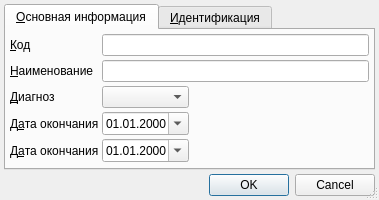
<?xml version="1.0" encoding="UTF-8"?>
<ui version="4.0">
 <class>RBNodusEditor</class>
 <widget class="QDialog" name="RBNodusEditor">
  <property name="geometry">
   <rect>
    <x>0</x>
    <y>0</y>
    <width>379</width>
    <height>190</height>
   </rect>
  </property>
  <property name="windowTitle">
   <string>Dialog</string>
  </property>
  <property name="sizeGripEnabled">
   <bool>true</bool>
  </property>
  <layout class="QGridLayout" name="gridLayout">
   <property name="margin">
    <number>4</number>
   </property>
   <property name="spacing">
    <number>4</number>
   </property>
   <item row="4" column="1">
    <widget class="QTabWidget" name="tabWidget">
     <property name="currentIndex">
      <number>0</number>
     </property>
     <widget class="QWidget" name="tabMainInfo">
      <attribute name="title">
       <string>&amp;Основная информация</string>
      </attribute>
      <layout class="QGridLayout" name="gridLayout_4">
       <property name="margin">
        <number>4</number>
       </property>
       <property name="spacing">
        <number>4</number>
       </property>
       <item row="2" column="2">
        <spacer name="horizontalSpacer">
         <property name="orientation">
          <enum>Qt::Horizontal</enum>
         </property>
         <property name="sizeHint" stdset="0">
          <size>
           <width>318</width>
           <height>17</height>
          </size>
         </property>
        </spacer>
       </item>
       <item row="1" column="1" colspan="2">
        <widget class="QLineEdit" name="edtName"/>
       </item>
       <item row="0" column="0">
        <widget class="QLabel" name="lblCode">
         <property name="sizePolicy">
          <sizepolicy hsizetype="Maximum" vsizetype="Preferred">
           <horstretch>0</horstretch>
           <verstretch>0</verstretch>
          </sizepolicy>
         </property>
         <property name="text">
          <string>&amp;Код</string>
         </property>
         <property name="buddy">
          <cstring>edtCode</cstring>
         </property>
        </widget>
       </item>
       <item row="1" column="0">
        <widget class="QLabel" name="lblName">
         <property name="sizePolicy">
          <sizepolicy hsizetype="Maximum" vsizetype="Preferred">
           <horstretch>0</horstretch>
           <verstretch>0</verstretch>
          </sizepolicy>
         </property>
         <property name="text">
          <string>&amp;Наименование</string>
         </property>
         <property name="buddy">
          <cstring>edtName</cstring>
         </property>
        </widget>
       </item>
       <item row="0" column="1" colspan="2">
        <widget class="QLineEdit" name="edtCode"/>
       </item>
       <item row="2" column="0">
        <widget class="QLabel" name="lblMKB">
         <property name="sizePolicy">
          <sizepolicy hsizetype="Maximum" vsizetype="Preferred">
           <horstretch>0</horstretch>
           <verstretch>0</verstretch>
          </sizepolicy>
         </property>
         <property name="text">
          <string>&amp;Диагноз</string>
         </property>
         <property name="buddy">
          <cstring>cmbMKB</cstring>
         </property>
        </widget>
       </item>
       <item row="2" column="1">
        <widget class="CICDCodeEditEx" name="cmbMKB"/>
       </item>
       <item row="4" column="2">
        <spacer name="horizontalSpacer_3">
         <property name="orientation">
          <enum>Qt::Horizontal</enum>
         </property>
         <property name="sizeHint" stdset="0">
          <size>
           <width>40</width>
           <height>20</height>
          </size>
         </property>
        </spacer>
       </item>
       <item row="4" column="0">
        <widget class="QLabel" name="lblEndDate">
         <property name="text">
          <string>Д&amp;ата окончания</string>
         </property>
         <property name="buddy">
          <cstring>edtEndDate</cstring>
         </property>
        </widget>
       </item>
       <item row="4" column="1">
        <widget class="CDateEdit" name="edtEndDate">
         <property name="displayFormat">
          <string>dd.MM.yyyy</string>
         </property>
         <property name="calendarPopup">
          <bool>true</bool>
         </property>
        </widget>
       </item>
       <item row="5" column="0">
        <spacer name="verticalSpacer">
         <property name="orientation">
          <enum>Qt::Vertical</enum>
         </property>
         <property name="sizeHint" stdset="0">
          <size>
           <width>17</width>
           <height>6</height>
          </size>
         </property>
        </spacer>
       </item>
       <item row="3" column="0">
        <widget class="QLabel" name="lblBegDate">
         <property name="text">
          <string>Д&amp;ата окончания</string>
         </property>
         <property name="buddy">
          <cstring>edtBegDate</cstring>
         </property>
        </widget>
       </item>
       <item row="3" column="1">
        <widget class="CDateEdit" name="edtBegDate">
         <property name="displayFormat">
          <string>dd.MM.yyyy</string>
         </property>
         <property name="calendarPopup">
          <bool>true</bool>
         </property>
        </widget>
       </item>
       <item row="3" column="2">
        <spacer name="horizontalSpacer_2">
         <property name="orientation">
          <enum>Qt::Horizontal</enum>
         </property>
         <property name="sizeHint" stdset="0">
          <size>
           <width>40</width>
           <height>20</height>
          </size>
         </property>
        </spacer>
       </item>
      </layout>
     </widget>
     <widget class="QWidget" name="tabIdentification">
      <attribute name="title">
       <string>&amp;Идентификация</string>
      </attribute>
      <layout class="QGridLayout" name="gridLayout_5">
       <property name="margin">
        <number>4</number>
       </property>
       <property name="spacing">
        <number>4</number>
       </property>
       <item row="0" column="0">
        <widget class="CInDocTableView" name="tblIdentification"/>
       </item>
      </layout>
     </widget>
    </widget>
   </item>
   <item row="5" column="1">
    <widget class="QDialogButtonBox" name="buttonBox">
     <property name="standardButtons">
      <set>QDialogButtonBox::Cancel|QDialogButtonBox::Ok</set>
     </property>
    </widget>
   </item>
  </layout>
 </widget>
 <customwidgets>
  <customwidget>
   <class>CICDCodeEditEx</class>
   <extends>QComboBox</extends>
   <header>library/ICDCodeEdit.h</header>
  </customwidget>
  <customwidget>
   <class>CInDocTableView</class>
   <extends>QTableView</extends>
   <header>library/InDocTable.h</header>
  </customwidget>
  <customwidget>
   <class>CDateEdit</class>
   <extends>QDateEdit</extends>
   <header>library/DateEdit.h</header>
  </customwidget>
 </customwidgets>
 <tabstops>
  <tabstop>tabWidget</tabstop>
  <tabstop>buttonBox</tabstop>
  <tabstop>edtCode</tabstop>
  <tabstop>edtName</tabstop>
  <tabstop>cmbMKB</tabstop>
  <tabstop>edtEndDate</tabstop>
  <tabstop>tblIdentification</tabstop>
 </tabstops>
 <resources/>
 <connections>
  <connection>
   <sender>buttonBox</sender>
   <signal>accepted()</signal>
   <receiver>RBNodusEditor</receiver>
   <slot>accept()</slot>
   <hints>
    <hint type="sourcelabel">
     <x>171</x>
     <y>201</y>
    </hint>
    <hint type="destinationlabel">
     <x>167</x>
     <y>84</y>
    </hint>
   </hints>
  </connection>
  <connection>
   <sender>buttonBox</sender>
   <signal>rejected()</signal>
   <receiver>RBNodusEditor</receiver>
   <slot>reject()</slot>
   <hints>
    <hint type="sourcelabel">
     <x>171</x>
     <y>201</y>
    </hint>
    <hint type="destinationlabel">
     <x>167</x>
     <y>84</y>
    </hint>
   </hints>
  </connection>
 </connections>
</ui>
